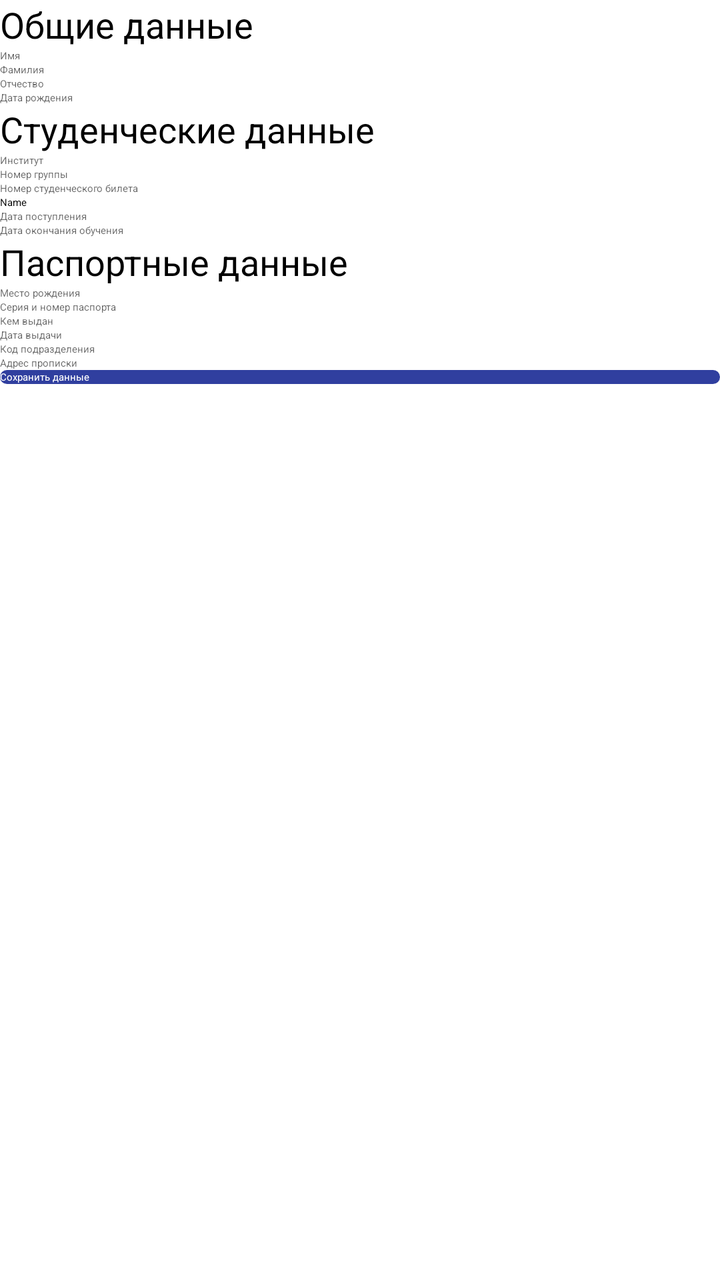
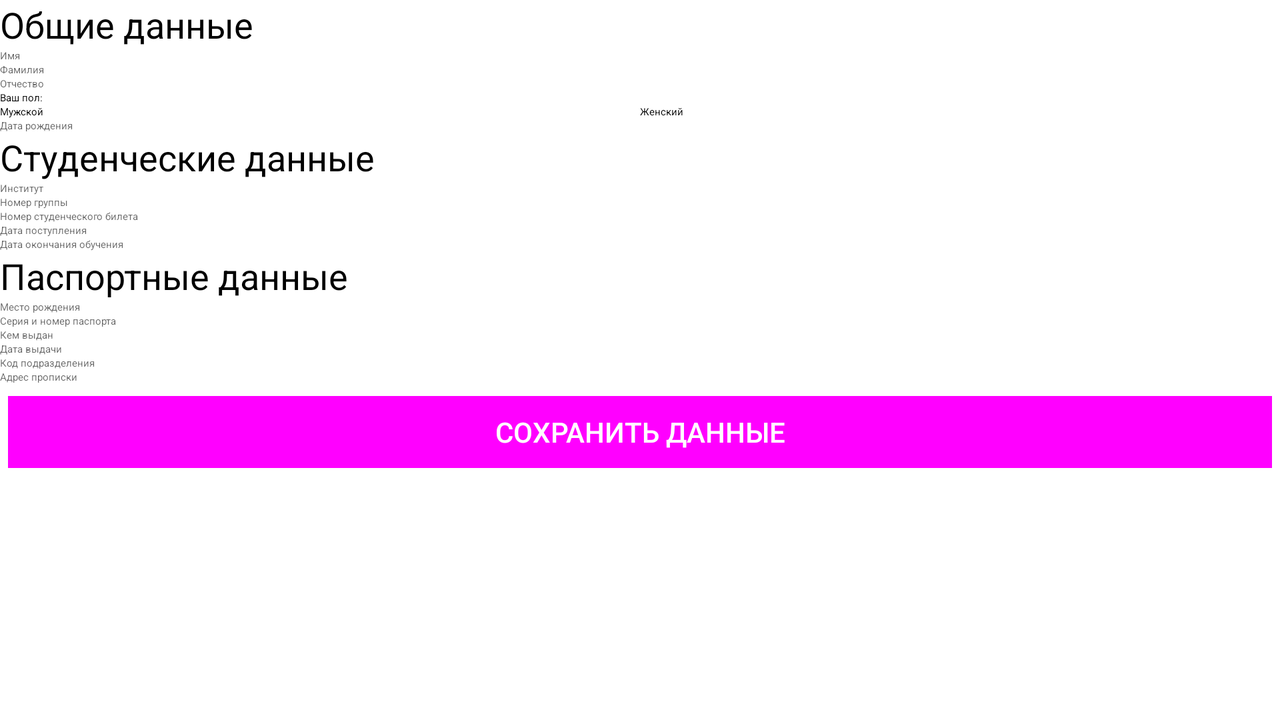

Two renders of one Android screen. The first uses the default layout on a phone; the second uses the alternative layout the repository ships for a different screen configuration, on a matching device. The two XML files are below.
<!-- AndroidManifest.xml: application theme AppTheme -->
<!-- res/layout/registration.xml -->
<?xml version="1.0" encoding="utf-8"?>
<LinearLayout xmlns:android="http://schemas.android.com/apk/res/android"
    xmlns:tools="http://schemas.android.com/tools"
    android:layout_width="match_parent"
    android:layout_height="match_parent"
    >


    <ScrollView
        android:layout_width="match_parent"
        android:layout_height="match_parent">

        <LinearLayout
            android:layout_width="match_parent"
            android:layout_height="wrap_content"
            android:orientation="vertical" >

            <TextView
                android:id="@+id/general"
                android:layout_width="match_parent"
                android:layout_height="wrap_content"
                android:text="Общие данные"
                android:textColor="@android:color/black"
                android:textSize="18dp" />

            <EditText
                android:id="@+id/name"
                android:layout_width="match_parent"
                android:layout_height="wrap_content"
                android:ems="10"
                android:inputType="textPersonName"
                android:hint="Имя" />

            <EditText
                android:id="@+id/surname"
                android:layout_width="match_parent"
                android:layout_height="wrap_content"
                android:ems="10"
                android:inputType="textPersonName"
                android:hint="Фамилия" />

            <EditText
                android:id="@+id/patronymic"
                android:layout_width="match_parent"
                android:layout_height="wrap_content"
                android:ems="10"
                android:inputType="textPersonName"
                android:hint="Отчество" />


            <EditText
                android:id="@+id/dateofbirth"

                android:layout_width="match_parent"
                android:layout_height="wrap_content"
                android:ems="10"
                android:inputType="date"
                android:hint="Дата рождения"/>

            <TextView
                android:id="@+id/textView4"
                android:layout_width="match_parent"
                android:layout_height="wrap_content"
                android:text="Студенческие данные"
                android:textColor="@android:color/black"
                android:textSize="18dp" />

            <AutoCompleteTextView
                android:id="@+id/institute"
                android:layout_width="match_parent"
                android:layout_height="wrap_content"
                android:hint="Институт" />

            <EditText
                android:id="@+id/numberofgroup"
                android:layout_width="match_parent"
                android:layout_height="wrap_content"
                android:ems="10"
                android:maxLength="4"
                android:hint="Номер группы"
                android:inputType="number" />

            <EditText
                android:id="@+id/numberofID"
                android:layout_width="match_parent"
                android:layout_height="wrap_content"
                android:ems="10"
                android:maxLength="6"
                android:hint="Номер студенческого билета"
                android:inputType="number" />

            <EditText
                android:id="@+id/formofeducation"
                android:layout_width="match_parent"
                android:layout_height="wrap_content"
                android:ems="10"
                android:hint="Форма обучения"
                android:inputType="textPersonName"
                android:text="Name" />

            <EditText
                android:id="@+id/dateofstart"
                android:layout_width="match_parent"
                android:layout_height="wrap_content"
                android:ems="10"
                android:hint="Дата поступления"
                android:inputType="date" />

            <EditText
                android:id="@+id/dateoffinish"
                android:layout_width="match_parent"
                android:layout_height="wrap_content"
                android:ems="10"
                android:hint="Дата окончания обучения"
                android:inputType="date" />

            <TextView
                android:id="@+id/textView"
                android:layout_width="match_parent"
                android:layout_height="wrap_content"
                android:text="Паспортные данные"
                android:textColor="@android:color/black"
                android:textColorLink="@android:color/darker_gray"
                android:textSize="18dp" />

            <EditText
                android:id="@+id/placeofbirth"
                android:layout_width="match_parent"
                android:layout_height="wrap_content"
                android:ems="10"
                android:inputType="textPersonName"
                android:hint="Место рождения" />

            <EditText
                android:id="@+id/seriesandnumber"
                android:layout_width="match_parent"
                android:layout_height="wrap_content"
                android:ems="10"
                android:maxLength="10"
                android:inputType="textPersonName"
                android:hint="Серия и номер паспорта" />

            <EditText
                android:id="@+id/placeofissue"
                android:layout_width="match_parent"
                android:layout_height="wrap_content"
                android:ems="10"
                android:inputType="textPersonName"
                android:hint="Кем выдан" />

            <EditText
                android:id="@+id/dateofissue"
                android:layout_width="match_parent"
                android:layout_height="wrap_content"
                android:ems="10"
                android:inputType="date"
                android:hint="Дата выдачи"/>

            <EditText
                android:id="@+id/codeofissue"
                android:layout_width="match_parent"
                android:layout_height="wrap_content"
                android:ems="10"
                android:inputType="textPersonName"
                android:hint="Код подразделения" />

            <EditText
                android:id="@+id/placeofregistration"
                android:layout_width="match_parent"
                android:layout_height="wrap_content"
                android:ems="10"
                android:inputType="textPersonName"
                android:hint="Адрес прописки" />

            <Button
                android:id="@+id/savedate"
                android:background="@drawable/roundbtn"
                android:layout_width="match_parent"
                android:layout_height="wrap_content"
                android:layout_gravity="center"
                android:textColor="@android:color/white"
                android:shadowColor="@android:color/holo_orange_light"
                android:text="Сохранить данные"
                android:textColorLink="@color/colorPrimary" />

        </LinearLayout>
    </ScrollView>
</LinearLayout>
<!-- resources referenced by this layout -->
<resources>
  <color name="colorPrimary">#3f51b5</color>
  <!-- drawable roundbtn (drawable) -->
  <?xml version="1.0" encoding="utf-8"?>
  <shape xmlns:android="http://schemas.android.com/apk/res/android"
      android:shape="rectangle"
      android:padding="10dp">
      <solid
          android:color="@color/colorPrimaryDark"
          />
  
      <corners
          android:bottomRightRadius="30dp"
          android:bottomLeftRadius="30dp"
          android:topLeftRadius="30dp"
          android:topRightRadius="30dp"
          />
  </shape>
  <style name="AppTheme" parent="@android:style/ThemeOverlay.Material.Light">
          
          <item name="colorPrimary">@color/colorPrimary</item>
          <item name="colorPrimaryDark">@color/colorPrimaryDark</item>
          <item name="colorAccent">@color/colorAccent</item>
  
      </style>
  <color name="colorPrimaryDark">#303f9f</color>
  <color name="colorAccent">#ff4081</color>
</resources>
<!-- res/layout-land/registration.xml (the repository's variant of the layout above) -->
<!-- drawn on the phone turned sideways -->
<?xml version="1.0" encoding="utf-8"?>
<LinearLayout xmlns:android="http://schemas.android.com/apk/res/android"
    xmlns:tools="http://schemas.android.com/tools"
    android:layout_width="match_parent"
    android:layout_height="match_parent"
    >


    <ScrollView
        android:layout_width="match_parent"
        android:layout_height="match_parent">

        <LinearLayout
            android:layout_width="match_parent"
            android:layout_height="wrap_content"
            android:orientation="vertical" >

            <TextView
                android:id="@+id/general"
                android:layout_width="match_parent"
                android:layout_height="wrap_content"
                android:text="Общие данные"
                android:textColor="@android:color/black"
                android:textSize="18dp" />

            <EditText
                android:id="@+id/name"
                android:layout_width="match_parent"
                android:layout_height="wrap_content"
                android:ems="10"
                android:inputType="textPersonName"
                android:hint="Имя" />

            <EditText
                android:id="@+id/surname"
                android:layout_width="match_parent"
                android:layout_height="wrap_content"
                android:ems="10"
                android:inputType="textPersonName"
                android:hint="Фамилия" />

            <EditText
                android:id="@+id/patronymic"
                android:layout_width="match_parent"
                android:layout_height="wrap_content"
                android:ems="10"
                android:inputType="textPersonName"
                android:hint="Отчество" />

            <TextView
                android:id="@+id/sex"
                android:layout_width="match_parent"
                android:layout_height="wrap_content"
                android:text="Ваш пол:" />


            <RadioGroup
                    android:layout_width="match_parent"
                    android:layout_height="match_parent"
                    android:orientation="horizontal"
                    android:id="@+id/sexs"
                    android:layout_weight="1" >

                    <RadioButton
                        android:id="@+id/sex_man"
                        android:layout_width="wrap_content"
                        android:layout_height="wrap_content"
                        android:layout_weight="1"
                        android:text="Мужской" />

                    <RadioButton
                        android:id="@+id/sex_woman"
                        android:layout_width="wrap_content"
                        android:layout_height="wrap_content"
                        android:layout_weight="1"
                        android:text="Женский" />
            </RadioGroup>

            <EditText
                android:id="@+id/dateofbirth"

                android:layout_width="match_parent"
                android:layout_height="wrap_content"
                android:ems="10"
                android:inputType="date"
                android:hint="Дата рождения"/>

            <TextView
                android:id="@+id/textView4"
                android:layout_width="match_parent"
                android:layout_height="wrap_content"
                android:text="Студенческие данные"
                android:textColor="@android:color/black"
                android:textSize="18dp" />

            <AutoCompleteTextView
                android:id="@+id/institute"
                android:layout_width="match_parent"
                android:layout_height="wrap_content"
                android:hint="Институт" />

            <EditText
                android:id="@+id/numberofgroup"
                android:layout_width="match_parent"
                android:layout_height="wrap_content"
                android:ems="10"
                android:maxLength="4"
                android:hint="Номер группы"
                android:inputType="number" />

            <EditText
                android:id="@+id/numberofID"
                android:layout_width="match_parent"
                android:layout_height="wrap_content"
                android:ems="10"
                android:maxLength="6"
                android:hint="Номер студенческого билета"
                android:inputType="number" />

            <EditText
                android:id="@+id/dateofstart"
                android:layout_width="match_parent"
                android:layout_height="wrap_content"
                android:ems="10"
                android:hint="Дата поступления"
                android:inputType="date" />

            <EditText
                android:id="@+id/dateoffinish"
                android:layout_width="match_parent"
                android:layout_height="wrap_content"
                android:ems="10"
                android:hint="Дата окончания обучения"
                android:inputType="date" />

            <TextView
                android:id="@+id/textView"
                android:layout_width="match_parent"
                android:layout_height="wrap_content"
                android:text="Паспортные данные"
                android:textColor="@android:color/black"
                android:textColorLink="@android:color/darker_gray"
                android:textSize="18dp" />

            <EditText
                android:id="@+id/placeofbirth"
                android:layout_width="match_parent"
                android:layout_height="wrap_content"
                android:ems="10"
                android:inputType="textPersonName"
                android:hint="Место рождения" />

            <EditText
                android:id="@+id/seriesandnumber"
                android:layout_width="match_parent"
                android:layout_height="wrap_content"
                android:ems="10"
                android:maxLength="10"
                android:inputType="textPersonName"
                android:hint="Серия и номер паспорта" />

            <EditText
                android:id="@+id/placeofissue"
                android:layout_width="match_parent"
                android:layout_height="wrap_content"
                android:ems="10"
                android:inputType="textPersonName"
                android:hint="Кем выдан" />

            <EditText
                android:id="@+id/dateofissue"
                android:layout_width="match_parent"
                android:layout_height="wrap_content"
                android:ems="10"
                android:inputType="date"
                android:hint="Дата выдачи"/>

            <EditText
                android:id="@+id/codeofissue"
                android:layout_width="match_parent"
                android:layout_height="wrap_content"
                android:ems="10"
                android:inputType="textPersonName"
                android:hint="Код подразделения" />

            <EditText
                android:id="@+id/placeofregistration"
                android:layout_width="match_parent"
                android:layout_height="wrap_content"
                android:ems="10"
                android:inputType="textPersonName"
                android:hint="Адрес прописки" />

            <Button
                android:id="@+id/savedate"
                style="@style/Widget.AppCompat.Button.Colored"
                android:layout_width="match_parent"
                android:layout_height="wrap_content"
                android:layout_gravity="center"
                android:textColor="@android:color/white"
                android:shadowColor="@android:color/holo_orange_light"
                android:text="Сохранить данные"
                android:textColorLink="@color/colorPrimary" />

        </LinearLayout>
    </ScrollView>
</LinearLayout>
<!-- resources referenced by the variant -->
<!-- as the phone turned sideways resolves them -->
<resources>
  <color name="colorPrimary">#3f51b5</color>
  <style name="AppTheme" parent="@android:style/ThemeOverlay.Material.Light">
          
          <item name="colorPrimary">@color/colorPrimary</item>
          <item name="colorPrimaryDark">@color/colorPrimaryDark</item>
          <item name="colorAccent">@color/colorAccent</item>
  
      </style>
  <color name="colorPrimaryDark">#303f9f</color>
  <color name="colorAccent">#ff4081</color>
</resources>
